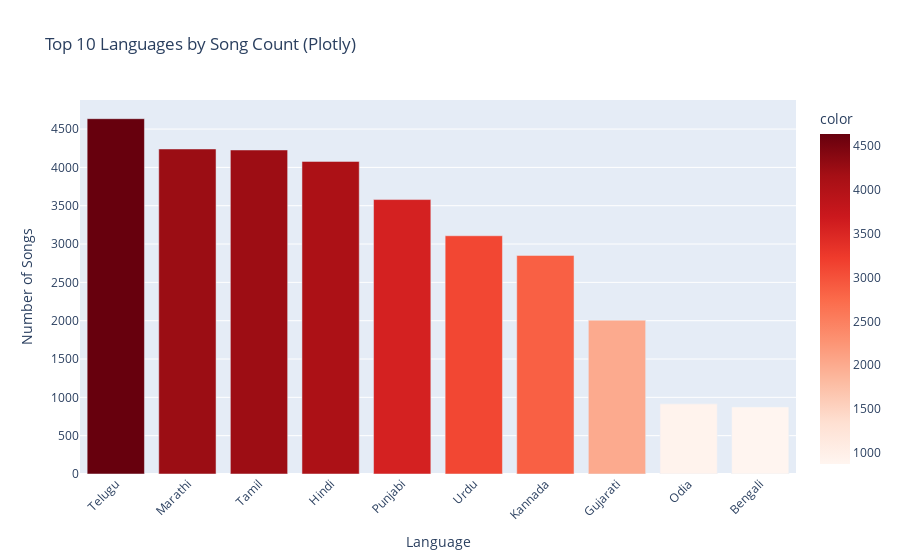

The cell this chart's notebook holds for it:
### Code cell
import plotly.express as px

language_counts = df['language'].value_counts().sort_values(ascending=False)

# Select top 10 languages
top_10_languages = language_counts.head(10)

# Create a Plotly bar chart
fig = px.bar(x=top_10_languages.index, y=top_10_languages.values,
            labels={'x': 'Language', 'y': 'Number of Songs'},
            title='Top 10 Languages by Song Count (Plotly)',
            color=top_10_languages.values,
            color_continuous_scale='Reds') # Use 'Reds' colormap

fig.update_layout(xaxis_tickangle=-45)
fig.show()

### Figure 1 — Plotly figure (JSON) as saved in the notebook; plotly's stock layout.template omitted (floating-point values rounded to 4 significant figures)
{"data": [{"hovertemplate": "Language=%{x}<br>Number of Songs=%{y}<br>color=%{marker.color}<extra></extra>", "legendgroup": "", "marker": {"color": [4635, 4240, 4227, 4078, 3580, 3108, 2851, 2007, 915, 874], "coloraxis": "coloraxis", "pattern": {"shape": ""}}, "name": "", "orientation": "v", "showlegend": false, "textposition": "auto", "type": "bar", "x": ["Telugu", "Marathi", "Tamil", "Hindi", "Punjabi", "Urdu", "Kannada", "Gujarati", "Odia", "Bengali"], "xaxis": "x", "y": [4635, 4240, 4227, 4078, 3580, 3108, 2851, 2007, 915, 874], "yaxis": "y"}], "layout": {"barmode": "relative", "coloraxis": {"colorbar": {"title": {"text": "color"}}, "colorscale": [[0, "rgb(255,245,240)"], [0.125, "rgb(254,224,210)"], [0.25, "rgb(252,187,161)"], [0.375, "rgb(252,146,114)"], [0.5, "rgb(251,106,74)"], [0.625, "rgb(239,59,44)"], [0.75, "rgb(203,24,29)"], [0.875, "rgb(165,15,21)"], [1, "rgb(103,0,13)"]]}, "legend": {"tracegroupgap": 0}, "title": {"text": "Top 10 Languages by Song Count (Plotly)"}, "xaxis": {"anchor": "y", "domain": [0, 1], "tickangle": -45, "title": {"text": "Language"}}, "yaxis": {"anchor": "x", "domain": [0, 1], "title": {"text": "Number of Songs"}}}}
